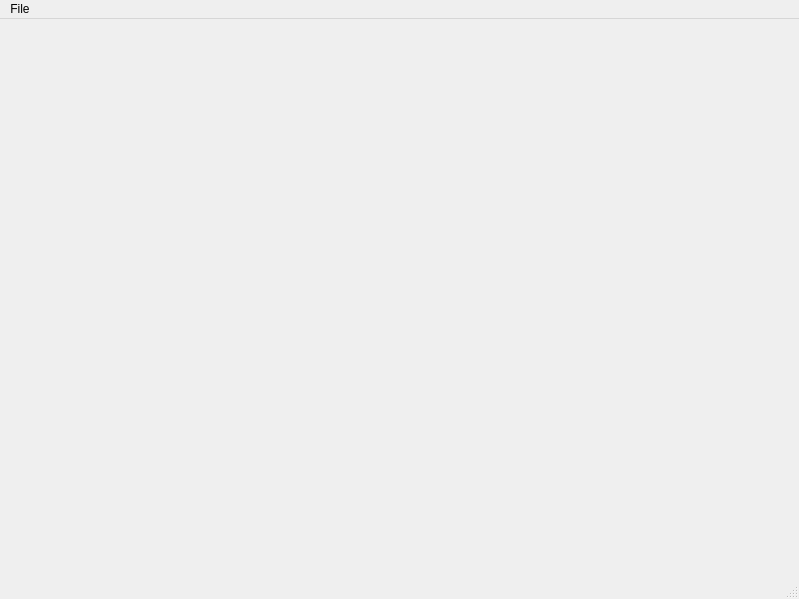
<?xml version="1.0" encoding="UTF-8"?>
<ui version="4.0">
 <class>MainWindow</class>
 <widget class="QMainWindow" name="MainWindow">
  <property name="geometry">
   <rect>
    <x>0</x>
    <y>0</y>
    <width>799</width>
    <height>599</height>
   </rect>
  </property>
  <property name="palette">
   <palette>
    <active>
     <colorrole role="Base">
      <brush brushstyle="SolidPattern">
       <color alpha="255">
        <red>255</red>
        <green>255</green>
        <blue>255</blue>
       </color>
      </brush>
     </colorrole>
    </active>
    <inactive>
     <colorrole role="Base">
      <brush brushstyle="SolidPattern">
       <color alpha="255">
        <red>255</red>
        <green>255</green>
        <blue>255</blue>
       </color>
      </brush>
     </colorrole>
    </inactive>
    <disabled>
     <colorrole role="Base">
      <brush brushstyle="SolidPattern">
       <color alpha="255">
        <red>170</red>
        <green>255</green>
        <blue>127</blue>
       </color>
      </brush>
     </colorrole>
    </disabled>
   </palette>
  </property>
  <property name="windowTitle">
   <string>Каталог книг</string>
  </property>
  <property name="windowIcon">
   <iconset resource="res_file.qrc">
    <normaloff>:/img/ico/book_catalog.ico</normaloff>:/img/ico/book_catalog.ico</iconset>
  </property>
  <property name="tabShape">
   <enum>QTabWidget::Rounded</enum>
  </property>
  <widget class="QWidget" name="centralwidget">
   <property name="palette">
    <palette>
     <active>
      <colorrole role="Base">
       <brush brushstyle="SolidPattern">
        <color alpha="255">
         <red>255</red>
         <green>255</green>
         <blue>255</blue>
        </color>
       </brush>
      </colorrole>
      <colorrole role="Highlight">
       <brush brushstyle="SolidPattern">
        <color alpha="255">
         <red>170</red>
         <green>0</green>
         <blue>255</blue>
        </color>
       </brush>
      </colorrole>
     </active>
     <inactive>
      <colorrole role="Base">
       <brush brushstyle="SolidPattern">
        <color alpha="255">
         <red>255</red>
         <green>255</green>
         <blue>255</blue>
        </color>
       </brush>
      </colorrole>
      <colorrole role="Highlight">
       <brush brushstyle="SolidPattern">
        <color alpha="255">
         <red>170</red>
         <green>0</green>
         <blue>255</blue>
        </color>
       </brush>
      </colorrole>
     </inactive>
     <disabled>
      <colorrole role="Base">
       <brush brushstyle="SolidPattern">
        <color alpha="255">
         <red>44</red>
         <green>139</green>
         <blue>255</blue>
        </color>
       </brush>
      </colorrole>
      <colorrole role="Highlight">
       <brush brushstyle="SolidPattern">
        <color alpha="255">
         <red>51</red>
         <green>153</green>
         <blue>255</blue>
        </color>
       </brush>
      </colorrole>
     </disabled>
    </palette>
   </property>
  </widget>
  <widget class="QMenuBar" name="menubar">
   <property name="geometry">
    <rect>
     <x>0</x>
     <y>0</y>
     <width>799</width>
     <height>26</height>
    </rect>
   </property>
   <widget class="QMenu" name="menuFile">
    <property name="title">
     <string>File</string>
    </property>
    <addaction name="action"/>
    <addaction name="action_2"/>
    <addaction name="action_3"/>
   </widget>
   <addaction name="menuFile"/>
  </widget>
  <widget class="QStatusBar" name="statusbar"/>
  <action name="action">
   <property name="icon">
    <iconset resource="res_file.qrc">
     <normaloff>:/img/ico/catalog_open.ico</normaloff>:/img/ico/catalog_open.ico</iconset>
   </property>
   <property name="text">
    <string>Открыть каталог</string>
   </property>
   <property name="statusTip">
    <string/>
   </property>
   <property name="whatsThis">
    <string>Открыть каталог</string>
   </property>
   <property name="iconVisibleInMenu">
    <bool>true</bool>
   </property>
  </action>
  <action name="action_2">
   <property name="icon">
    <iconset resource="res_file.qrc">
     <normaloff>:/img/ico/new-file_40454.ico</normaloff>:/img/ico/new-file_40454.ico</iconset>
   </property>
   <property name="text">
    <string>Создать каталог</string>
   </property>
  </action>
  <action name="action_3">
   <property name="icon">
    <iconset resource="res_file.qrc">
     <normaloff>:/img/ico/save_14949.ico</normaloff>:/img/ico/save_14949.ico</iconset>
   </property>
   <property name="text">
    <string>Сохранить изменения</string>
   </property>
  </action>
 </widget>
 <resources>
  <include location="res_file.qrc"/>
 </resources>
 <connections/>
</ui>
